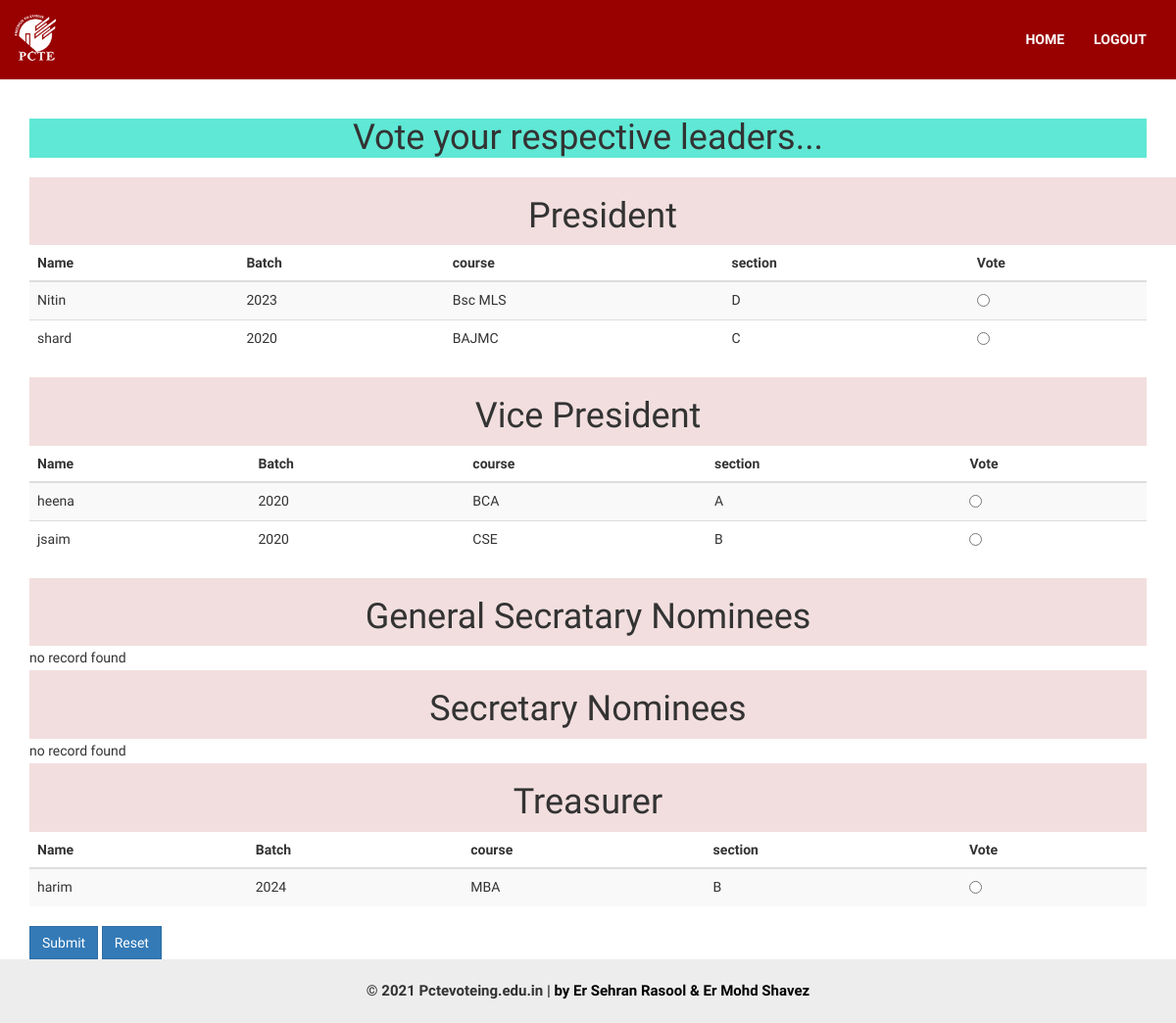
Page /election.php?cid=Basketball on the committed database.
### tables this page shows
CREATE TABLE `nominees` (
  `sno` int(11) NOT NULL,
  `name` varchar(40) NOT NULL,
  `batch` int(11) NOT NULL,
  `course` varchar(40) NOT NULL,
  `section` varchar(5) NOT NULL,
  `mobile` int(11) NOT NULL,
  `designation` varchar(30) NOT NULL,
  `club` varchar(40) NOT NULL,
  `timestamp` timestamp NOT NULL DEFAULT current_timestamp() ON UPDATE current_timestamp()
);

### election.php (the view, shortened to what this page needs)
<?php
$var=$_GET['cid'];
?>
<!DOCTYPE html>
<html xmlns="http://www.w3.org/1999/xhtml">
<head>
    <link href="assets/css/bootstrap.css" rel="stylesheet" />
    <link href="assets/css/ionicons.css" rel="stylesheet" />
    <link href="assets/js/source/jquery.fancybox.css" rel="stylesheet" />
    <link href="assets/css/style.css" rel="stylesheet" />
</head>
<body data-spy="scroll" data-target=".navbar-fixed-top">
<?php
  include('header.php');
?>
<div class="container mb-30">
    <h1 style="margin-top:10px;margin-bottom:20px;background: rgb(95, 232, 213); text-align: center;">Vote your respective leaders...</h1>
  <form name="f1" action="election.php" method="post">
    <div class="container text-center bg-danger text-light " >
     <h1>President</h1>
  </div>
    <?php
    $con=new mysqli("localhost","root","","vote");
    if($con==true)
    {
$cmd="select * from nominees where designation = 'President' and club='$var'";
      if($y=$con->query($cmd))
      {
        if($y->num_rows>0)
        {
         ?>
         <table class="table table-striped ">
         <thead>
         <tr>
           <th scope="col">Name</th>
           <th scope="col">Batch</th>
           <th scope="col">course</th>
           <th scope="col">section</th>
           <th scope="col">Vote</th>
         </tr>
       </thead>
       <tbody>
         <?php
         while($t=$y->fetch_array()){
          ?>
    <tr>
            <td><?php
        echo $t[1];
      ?>
      </td>
      <td>
        <?php
        echo $t[2];
      ?>
      </td>
      <td>
        <?php
        echo $t[3];
      ?>
      </td>
      <td>
        <?php
        echo $t[4];
      ?>
      </td>
      <td><input type="radio" required
       value="<?php
        echo $t[0]?> " name="p"></td>
    </tr>
    <?php
  }
        }else{
          echo "no record found";
        }
      }
      else{
        echo "query problem";
      }
    }
    else{
      echo "connection problem";
    }
    ?>
    </tbody>
  </table>
<div class="container-fluid text-center bg-danger text-light " >
     <h1>Vice President</h1>
  </div>
    <?php
    $con=new mysqli("localhost","root","","vote");
    if($con==true)
    {
$cmd="select * from nominees where designation = 'Vice President' and club='$var'";
      if($y=$con->query($cmd))
      {
        if($y->num_rows>0)
        {
         ?>
         <table class="table table-striped">
         <thead>
         <tr>
           <th scope="col">Name</th>
           <th scope="col">Batch</th>
           <th scope="col">course</th>
           <th scope="col">section</th>
           <th scope="col">Vote</th>
         </tr>
       </thead>
       <tbody>
         <?php
         while($t=$y->fetch_array()){
          ?>
         <tr>
            <td><?php
        echo $t[1];
      ?>
      </td>
      <td>
        <?php
        echo $t[2];
      ?>
      </td>
      <td>
        <?php
        echo $t[3];
      ?>
      </td>
      <td>
        <?php
        echo $t[4];
      ?>
      </td>
      <td><input type="radio" required value="<?php
      echo $t[0]?> " name="vp" ></td>
    </tr>
    <?php
  }
        }else{
          echo "no record found";
        }
      }
      else{
        echo "query problem";
      }
    }
    else{
      echo "connection problem";
    }
    ?>
    </tbody>
  </table>
<div class="container-fluid text-center bg-danger text-light " >
     <h1>General Secratary Nominees</h1>
  </div>
    <?php
    $con=new mysqli("localhost","root","","vote");
    if($con==true)
    {
$cmd="select * from nominees where designation = 'General Secretary' and club='$var'";
      if($y=$con->query($cmd))
      {
        if($y->num_rows>0)
        {
         ?>
         <table class="table table-striped">
         <thead>
         <tr>
           <th scope="col">Name</th>
           <th scope="col">Batch</th>
           <th scope="col">course</th>
           <th scope="col">section</th>
           <th scope="col">Vote</th>
         </tr>
       </thead>
       <tbody>
         <?php
         while($t=$y->fetch_array()){
          ?>
         <tr>
            <td><?php
        echo $t[1];
      ?>
      </td>
      <td>
        <?php
        echo $t[2];
      ?>
      </td>
      <td>
        <?php
        echo $t[3];
      ?>
      </td>
      <td>
        <?php
        echo $t[4];
      ?>
      </td>
      <td><input type="radio" required  value="<?php
      echo $t[0]?> " name="gs"></td>
    </tr>
    <?php
  }
        }else{
          echo "no record found";
        }
      }
      else{
        echo "query problem";
      }
    }
    else{
      echo "connection problem";
    }
    ?>
 <div class="container-fluid text-center bg-danger text-light " >
     <h1>Secretary Nominees</h1>
  </div>
    <?php
    $con=new mysqli("localhost","root","","vote");
    if($con==true)
    {
$cmd="select * from nominees where designation = 'Secretary' and club='$var'";
      if($y=$con->query($cmd))
      {
        if($y->num_rows>0)
        {
         ?>
         <table class="table table-striped">
         <thead>
         <tr>
           <th scope="col">Name</th>
           <th scope="col">Batch</th>
           <th scope="col">course</th>
           <th scope="col">section</th>
           <th scope="col">Vote</th>
         </tr>
       </thead>
       <tbody>
         <?php
         while($t=$y->fetch_array()){
          ?>
         <tr>
            <td><?php
        echo $t[1];
      ?>
      </td>
      <td>
        <?php
        echo $t[2];
      ?>
      </td>
      <td>
        <?php
        echo $t[3];
      ?>
      </td>
      <td>
        <?php
        echo $t[4];
      ?>
      </td>
      <td><input type="radio" required  value="<?php
      echo $t[0]?> " name="s"></td>
    </tr>
    <?php
  }
        }else{
          echo "no record found";
        }
      }
      else{
        echo "query problem";
      }
    }
    else{
      echo "connection problem";
    }
    ?>
<div class="container-fluid text-center bg-danger text-light " >
     <h1>Treasurer</h1>
  </div>
    <?php
    $con=new mysqli("localhost","root","","vote");
    if($con==true)
    {
$cmd="select * from nominees where designation = 'Treasurer' and club='$var'";
      if($y=$con->query($cmd))
      {
        if($y->num_rows>0)
        {
         ?>
        <table class="table table-striped">
         <thead>
         <tr>
           <th scope="col">Name</th>
           <th scope="col">Batch</th>
           <th scope="col">course</th>
           <th scope="col">section</th>
           <th scope="col">Vote</th>
         </tr>
       </thead>
       <tbody>
         <?php
         while($t=$y->fetch_array()){
          ?>
         <tr>
            <td><?php
        echo $t[1];
      ?>
      </td>
      <td>
        <?php
        echo $t[2];
      ?>
      </td>
      <td>
        <?php
        echo $t[3];
      ?>
      </td>
      <td>
        <?php
        echo $t[4];
      ?>
      </td>
      <td><input type="radio"  required value="<?php
        echo $t[0]?> " name="t"></td>
    </tr>
    <?php
  }
        }else{
          echo "no record found";
        }
      }
      else{
        echo "query problem";
      }
    }
    else{
      echo "connection problem";
    }
    ?>
    </tbody>
  </table>
  <div class="d-grid gap-2 button" >
  <button class="btn btn-primary " name="b1" type="submit">Submit</button>
  <button class="btn btn-primary" type="reset">Reset</button>
</div>
  </form>
  </div>
    <footer>
        &copy 2021  Pctevoteing.edu.in  | <a href="#" target="_blank">by Er Sehran Rasool & Er Mohd Shavez</a>
    </footer>
</body>
</html>

### assets/css/style.css (style rules this page uses)
body { font-family: 'Maven Pro', sans-serif; line-height: 25px; }
.btn { border-radius: 0px; -webkit-border-radius: 0px; -moz-border-radius: 0px; }
footer { padding: 20px; font-size: 15px; text-align: center; font-weight: 900; background-color: rgba(237, 237, 237, 1); }
footer a, footer a:hover { color: #000; text-decoration: none; }

### election.php (style rules this page uses)
body { margin-top:111px; }

### rows in the picture
nominees: name "Nitin", batch "2023", course "Bsc MLS", section "D"
nominees: name "shard", batch "2020", course "BAJMC", section "C"
nominees: name "heena", batch "2020", course "BCA", section "A"
nominees: name "jsaim", batch "2020", course "CSE", section "B"
nominees: name "harim", batch "2024", course "MBA", section "B"
